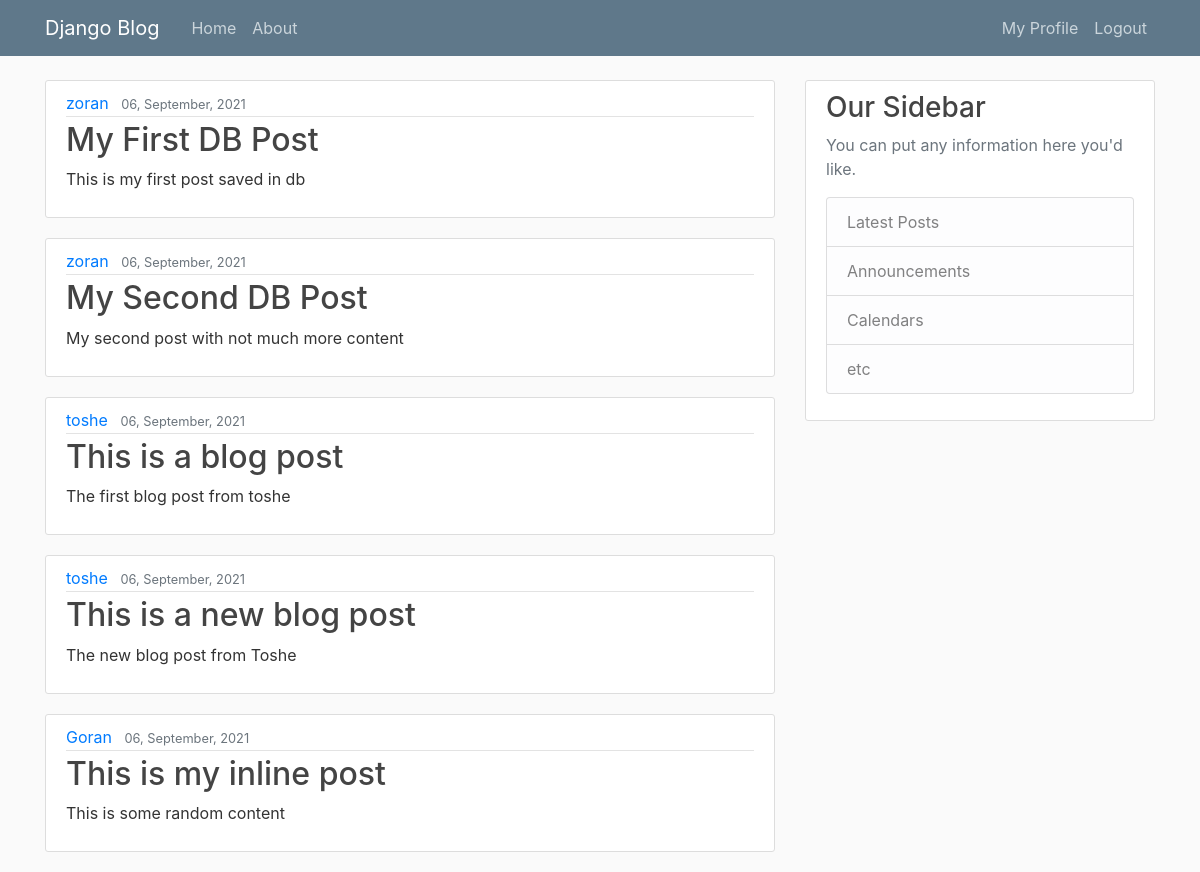
Screenshot of / (signed in) with the database file from the repository.
### blog/models.py (models this page shows, shortened)
class Post(models.Model):
    title = models.CharField(max_length=100)
    content = models.TextField()
    date_posted = models.DateTimeField(default=timezone.now)
    author = models.ForeignKey(User, on_delete=models.CASCADE)

### blog/views.py (the view)
# urls.py: path("", views.home, name="blog-home"),
def home(request):
    context = {
        "posts": Post.objects.all(),
        "title": "Blog Home",
    }
    return render(request, "blog/home.html", context=context)

### blog/templates/blog/home.html
{% extends "blog/base.html" %}
{% block content %}
    {% for post in posts %}
        <article class="media content-section">
          <div class="media-body">
            <div class="article-metadata">
              <a class="mr-2" href="#">{{ post.author }}</a>
              <small class="text-muted">{{ post.date_posted|date:"d, F, Y" }}</small>
            </div>
            <h2><a class="article-title" href="#">{{ post.title }}</a></h2>
            <p class="article-content">{{ post.content }}</p>
          </div>
        </article>
    {% endfor %}
{% endblock %}

### blog/static/blog/main.css (style rules this page uses)
body { background: #fafafa; color: #333333; margin-top: 5rem; }
h1, h2, h3, h4, h5, h6 { color: #444444; }
.content-section { background: #ffffff; padding: 10px 20px; border: 1px solid #dddddd; border-radius: 3px; margin-bottom: 20px; }
.article-title { color: #444444; }
.article-content { white-space: pre-line; }
.article-metadata { padding-bottom: 1px; margin-bottom: 4px; border-bottom: 1px solid #e3e3e3 }

### rows the page displays
Post: author "zoran", date_posted "06, September, 2021", title "My First DB Post", content "This is my first post saved in db"
Post: author "zoran", date_posted "06, September, 2021", title "My Second DB Post", content "My second post with not much more content"
Post: author "toshe", date_posted "06, September, 2021", title "This is a blog post", content "The first blog post from toshe"
Post: author "toshe", date_posted "06, September, 2021", title "This is a new blog post", content "The new blog post from Toshe"
Post: author "Goran", date_posted "06, September, 2021", title "This is my inline post", content "This is some random content"
